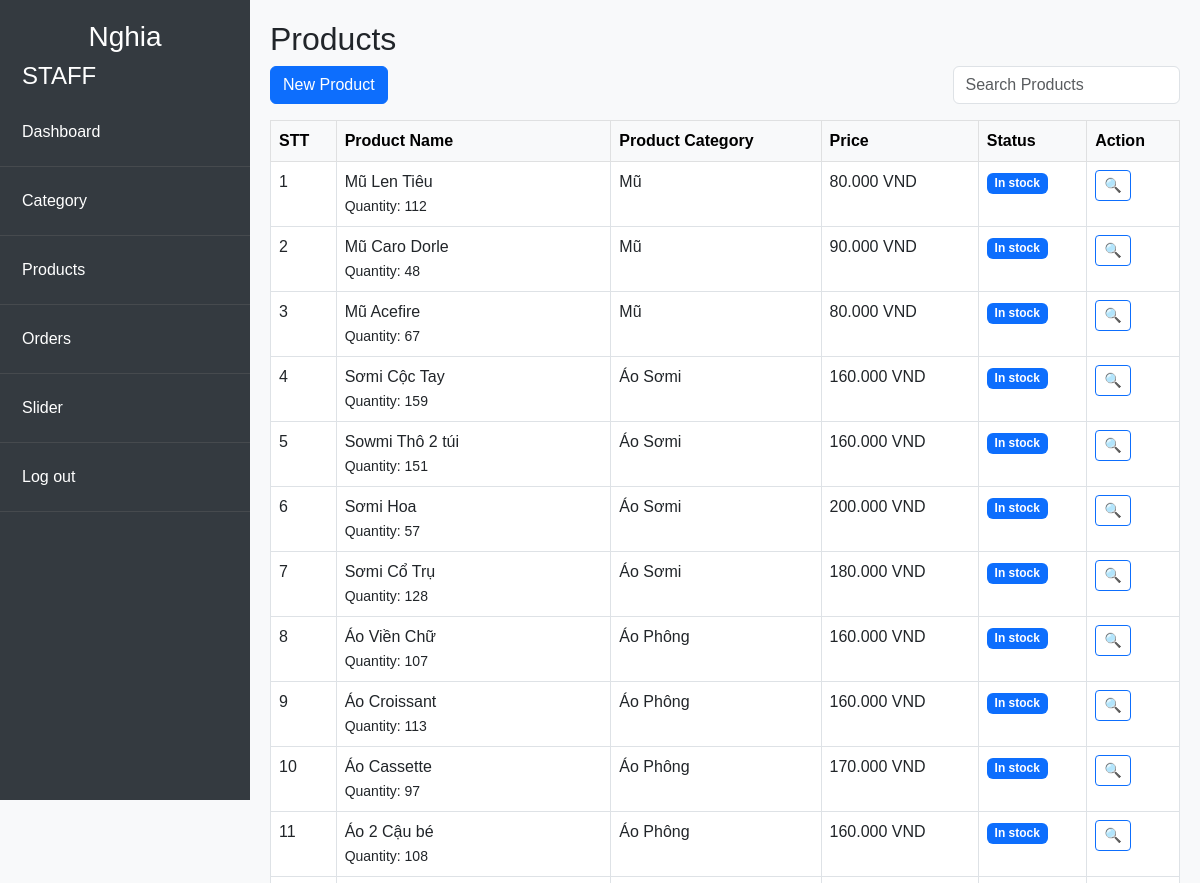
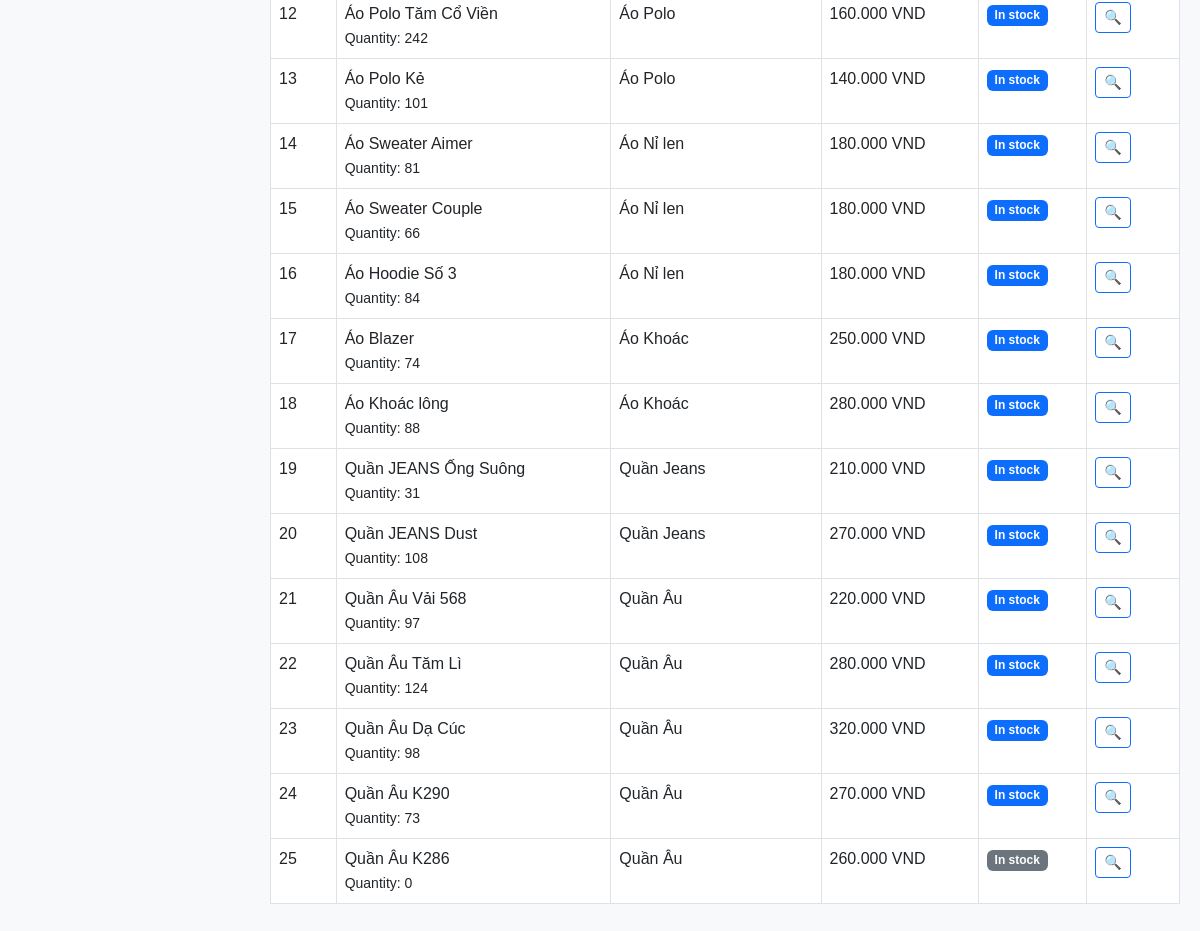
The page /admin/index.php?page_layout=products (signed in) on the database its author committed (2 pictures, top to bottom).
### tables this page shows
CREATE TABLE IF NOT EXISTS `product` (
  `id` int(11) NOT NULL AUTO_INCREMENT,
  `name` varchar(255) NOT NULL,
  `quantity` int(11) NOT NULL DEFAULT 0,
  `price` int(11) NOT NULL,
  `status` enum('In stock','Pre order','Sold out') NOT NULL DEFAULT 'In stock',
  `category_id` int(11) NOT NULL,
  PRIMARY KEY (`id`),
  KEY `product_id` (`id`),
  KEY `category_id` (`category_id`)
);

CREATE TABLE IF NOT EXISTS `categories` (
  `id` int(11) NOT NULL AUTO_INCREMENT,
  `cate_id` int(11) NOT NULL,
  `name` varchar(255) NOT NULL,
  PRIMARY KEY (`id`),
  KEY `category_id` (`id`),
  KEY `cate_id` (`cate_id`)
);

### admin/products.php (the view, shortened to what this page needs)
<?php
include "../config/connect.php";
$sql = "SELECT p.id, p.name as ProName, c.name, p.price, p.quantity , p.status
        FROM product p
        JOIN categories c ON p.category_id = c.id
        GROUP BY p.id
        ORDER BY p.id DESC";
$result = mysqli_query($conn, $sql);
$stt = 1;
?>
<div class="content">
    <h2>Products</h2>
    <div class="d-flex justify-content-between mb-3">
        <a class="btn btn-primary" href="index.php?page_layout=newproduct">New Product</a>
        <input type="text" id="search" class="form-control w-25" placeholder="Search Products">
    </div>
    <table class="table table-bordered">
        <thead class="table-light">
            <tr>
                <th>STT</th>
                <th>Product Name</th>
                <th>Product Category</th>
                <th>Price</th>
                <th>Status</th>
                <th>Action</th>
            </tr>
        </thead>
        <tbody id="productList">
            <?php while ($product = mysqli_fetch_assoc($result)): ?>
            <tr class="<?= $product['quantity'] == 0 ? 'sold-out' : '' ?>">
                <td><?= $stt++; ?></td>
                <td>
                    <?= $product['ProName'] ?><br>
                    <small>Quantity: <?= $product['quantity'] ?></small>
                </td>
                <td><?= $product['name'] ?></td>
                <td><?= number_format($product['price'], 0, ',', '.') ?> VND</td>
                <td>
                    <span class="badge <?= $product['quantity'] == 0 ? 'bg-secondary' : 'bg-primary' ?>">
                        <?= $product['status'] ?>
                    </span>
                </td>
                <td>
                    <a href="index.php?page_layout=detailproduct&id=<?= $product['id'] ?>" class="btn btn-sm btn-outline-primary">🔍</a>
                </td>
            </tr>
            <?php endwhile; ?>
        </tbody>
    </table>
</div>

### assets/css/admin.css (style rules this page uses)
body { font-family: Arial, sans-serif; background-color: #f8f9fa; }
.content { margin-left: 250px; padding: 20px; }

### rows shown on the page
product: name "Mũ Len Tiêu", quantity "112", category.name "Mũ", price "80.000", status "In stock"
product: name "Mũ Caro Dorle", quantity "48", category.name "Mũ", price "90.000", status "In stock"
product: name "Mũ Acefire", quantity "67", category.name "Mũ", price "80.000", status "In stock"
product: name "Sơmi Cộc Tay", quantity "159", category.name "Áo Sơmi", price "160.000", status "In stock"
product: name "Sowmi Thô 2 túi", quantity "151", category.name "Áo Sơmi", price "160.000", status "In stock"
product: name "Sơmi Hoa", quantity "57", category.name "Áo Sơmi", price "200.000", status "In stock"
product: name "Sơmi Cổ Trụ", quantity "128", category.name "Áo Sơmi", price "180.000", status "In stock"
product: name "Áo Viền Chữ", quantity "107", category.name "Áo Phông", price "160.000", status "In stock"
product: name "Áo Croissant", quantity "113", category.name "Áo Phông", price "160.000", status "In stock"
product: name "Áo Cassette", quantity "97", category.name "Áo Phông", price "170.000", status "In stock"
product: name "Áo 2 Cậu bé", quantity "108", category.name "Áo Phông", price "160.000", status "In stock"
product: name "Áo Polo Tăm Cổ Viền", quantity "242", category.name "Áo Polo", price "160.000", status "In stock"
product: name "Áo Polo Kẻ", quantity "101", category.name "Áo Polo", price "140.000", status "In stock"
product: name "Áo Sweater Aimer", quantity "81", category.name "Áo Nỉ len", price "180.000", status "In stock"
product: name "Áo Sweater Couple", quantity "66", category.name "Áo Nỉ len", price "180.000", status "In stock"
product: name "Áo Hoodie Số 3", quantity "84", category.name "Áo Nỉ len", price "180.000", status "In stock"
product: name "Áo Blazer", quantity "74", category.name "Áo Khoác", price "250.000", status "In stock"
product: name "Áo Khoác lông", quantity "88", category.name "Áo Khoác", price "280.000", status "In stock"
product: name "Quần JEANS Ống Suông", quantity "31", category.name "Quần Jeans", price "210.000", status "In stock"
product: name "Quần JEANS Dust", quantity "108", category.name "Quần Jeans", price "270.000", status "In stock"
product: name "Quần Âu Vải 568", quantity "97", category.name "Quần Âu", price "220.000", status "In stock"
product: name "Quần Âu Tăm Lì", quantity "124", category.name "Quần Âu", price "280.000", status "In stock"
product: name "Quần Âu Dạ Cúc", quantity "98", category.name "Quần Âu", price "320.000", status "In stock"
product: name "Quần Âu K290", quantity "73", category.name "Quần Âu", price "270.000", status "In stock"
product: name "Quần Âu K286", quantity "0", category.name "Quần Âu", price "260.000", status "In stock"

### other values the page prints
$_SESSION['admin_name'] "Nghia"
$_SESSION['admin_role'] "STAFF"
